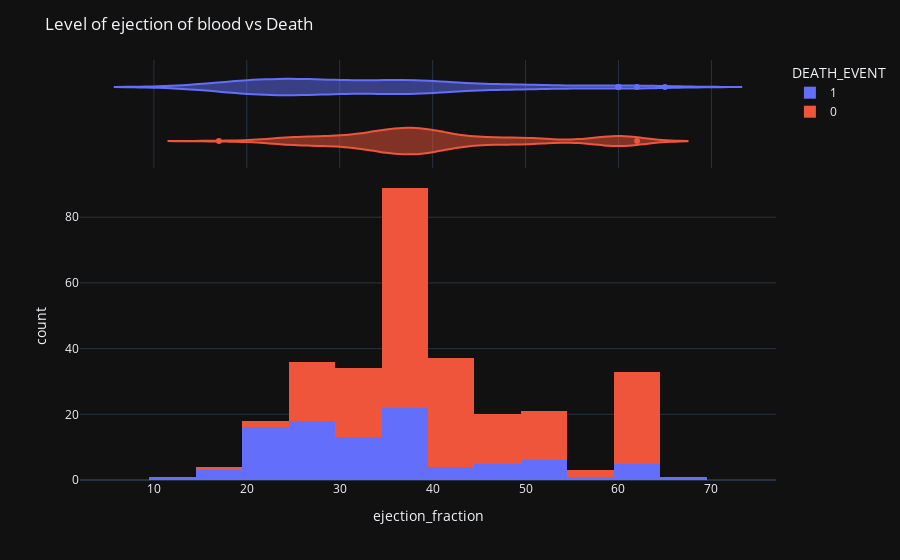

Notebook cell for this chart:
### Code cell
fig= px.histogram(df, x= 'ejection_fraction', color= 'DEATH_EVENT', marginal= 'violin', hover_data= df.columns)
fig.update_layout(title= 'Level of ejection of blood vs Death', template= 'plotly_dark')
fig.show()

### Figure 1 — Plotly figure (JSON) as saved in the notebook; plotly's stock layout.template omitted (floating-point values rounded to 4 significant figures; data arrays with more than 128 entries replaced by an {"elided": "..."} marker saying what was removed)
{"data": [{"alignmentgroup": "True", "bingroup": "x", "hoverlabel": {"namelength": 0}, "hovertemplate": "DEATH_EVENT=1<br>ejection_fraction=%{x}<br>count=%{y}", "legendgroup": "1", "marker": {"color": "#636efa"}, "name": "1", "offsetgroup": "1", "orientation": "v", "showlegend": true, "type": "histogram", "x": [20, 38, 20, 20, 20, 40, 15, 60, 65, 35, 38, 25, 30, 38, 50, 38, 14, 25, 55, 30, 35, 30, 38, 40, 45, 38, 30, 38, 45, 35, 50, 35, 50, 50, 38, 20, 30, 45, 60, 38, 25, 38, 20, 30, 25, 20, 62, 50, 38, 30, 20, 20, 25, 40, 35, 20, 15, 25, 25, 25, 35, 20, 20, 25, 25, 25, 30, 60, 60, 38, 40, 17, 38, 25, 30, 45, 35, 30, 38, 20, 25, 25, 38, 25, 30, 50, 25, 20, 45, 30, 20, 30, 25, 25, 20], "xaxis": "x", "yaxis": "y"}, {"alignmentgroup": "True", "customdata": {"elided": "95x13 float values"}, "hoverlabel": {"namelength": 0}, "hovertemplate": "DEATH_EVENT=%{customdata[12]}<br>ejection_fraction=%{customdata[4]}<br>age=%{customdata[0]}<br>anaemia=%{customdata[1]}<br>creatinine_phosphokinase=%{customdata[2]}<br>diabetes=%{customdata[3]}<br>high_blood_pressure=%{customdata[5]}<br>platelets=%{customdata[6]}<br>serum_creatinine=%{customdata[7]}<br>serum_sodium=%{customdata[8]}<br>sex=%{customdata[9]}<br>smoking=%{customdata[10]}<br>time=%{customdata[11]}", "legendgroup": "1", "marker": {"color": "#636efa"}, "name": "1", "offsetgroup": "1", "scalegroup": "x", "showlegend": false, "type": "violin", "x": [20, 38, 20, 20, 20, 40, 15, 60, 65, 35, 38, 25, 30, 38, 50, 38, 14, 25, 55, 30, 35, 30, 38, 40, 45, 38, 30, 38, 45, 35, 50, 35, 50, 50, 38, 20, 30, 45, 60, 38, 25, 38, 20, 30, 25, 20, 62, 50, 38, 30, 20, 20, 25, 40, 35, 20, 15, 25, 25, 25, 35, 20, 20, 25, 25, 25, 30, 60, 60, 38, 40, 17, 38, 25, 30, 45, 35, 30, 38, 20, 25, 25, 38, 25, 30, 50, 25, 20, 45, 30, 20, 30, 25, 25, 20], "xaxis": "x2", "yaxis": "y2"}, {"alignmentgroup": "True", "bingroup": "x", "hoverlabel": {"namelength": 0}, "hovertemplate": "DEATH_EVENT=0<br>ejection_fraction=%{x}<br>count=%{y}", "legendgroup": "0", "marker": {"color": "#EF553B"}, "name": "0", "offsetgroup": "0", "orientation": "v", "showlegend": true, "type": "histogram", "x": {"elided": "202 int values"}, "xaxis": "x", "yaxis": "y"}, {"alignmentgroup": "True", "customdata": {"elided": "202x13 float values"}, "hoverlabel": {"namelength": 0}, "hovertemplate": "DEATH_EVENT=%{customdata[12]}<br>ejection_fraction=%{customdata[4]}<br>age=%{customdata[0]}<br>anaemia=%{customdata[1]}<br>creatinine_phosphokinase=%{customdata[2]}<br>diabetes=%{customdata[3]}<br>high_blood_pressure=%{customdata[5]}<br>platelets=%{customdata[6]}<br>serum_creatinine=%{customdata[7]}<br>serum_sodium=%{customdata[8]}<br>sex=%{customdata[9]}<br>smoking=%{customdata[10]}<br>time=%{customdata[11]}", "legendgroup": "0", "marker": {"color": "#EF553B"}, "name": "0", "offsetgroup": "0", "scalegroup": "x", "showlegend": false, "type": "violin", "x": {"elided": "202 int values"}, "xaxis": "x2", "yaxis": "y2"}], "layout": {"barmode": "relative", "legend": {"title": {"text": "DEATH_EVENT"}, "tracegroupgap": 0}, "margin": {"t": 60}, "title": {"text": "Level of ejection of blood vs Death"}, "xaxis": {"anchor": "y", "domain": [0, 1], "title": {"text": "ejection_fraction"}}, "xaxis2": {"anchor": "y2", "domain": [0, 1], "matches": "x", "showgrid": true, "showticklabels": false}, "yaxis": {"anchor": "x", "domain": [0, 0.7326], "title": {"text": "count"}}, "yaxis2": {"anchor": "x2", "domain": [0.7426, 1], "matches": "y2", "showgrid": false, "showline": false, "showticklabels": false, "ticks": ""}}}
